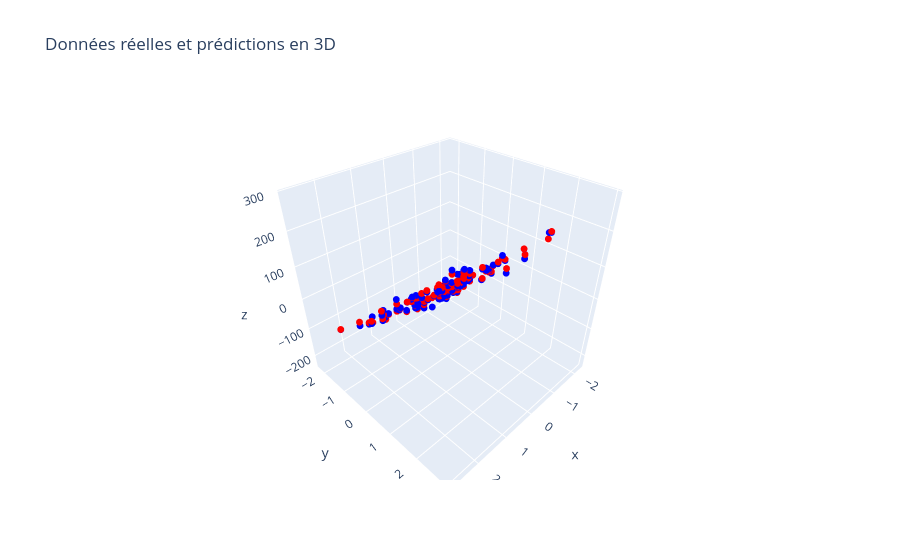

The notebook cell saved with this chart:
### Code cell
fig = px.scatter_3d(
    x=X[:, 0],
    y=X[:, 1],
    z=y[:, 0],
    color_discrete_sequence=['blue'],
    title='Données réelles et prédictions en 3D'
)
fig.add_trace(px.scatter_3d(
    x=X[:, 0],
    y=X[:, 1],
    z=predictions.reshape(-1),
    color_discrete_sequence=['red']
).data[0])
fig.update_traces(marker=dict(size=4))
fig.show()
